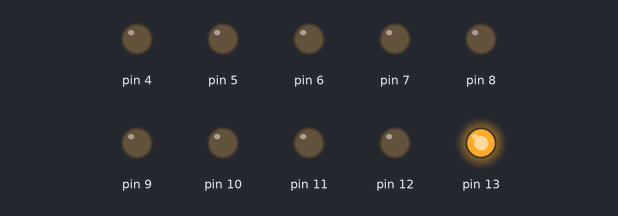
Recording of a sketch running on a simulated Arduino Uno, built with avr-gcc and run on an emulated ATmega328P. On the bench: output pins drawn as LEDs (lit = HIGH).

Above: at 0.1 s.
At 0.9 s:
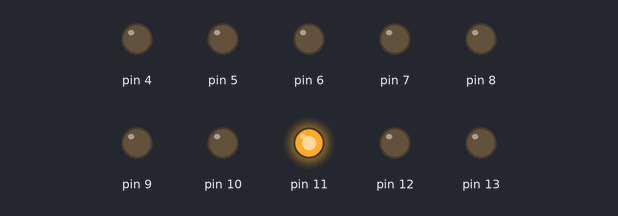
At 2.1 s:
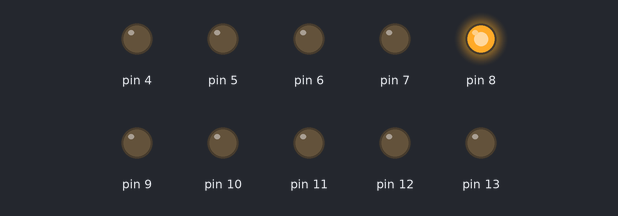
At 4.5 s:
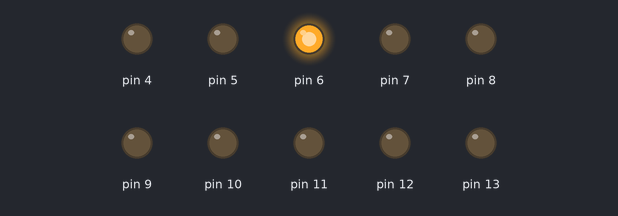
At 6.9 s:
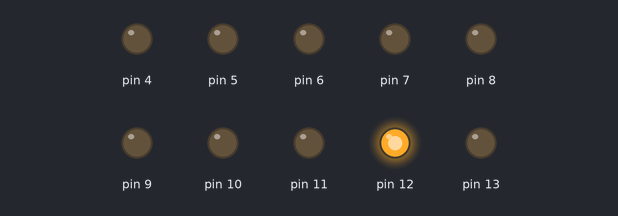
At 9.1 s:
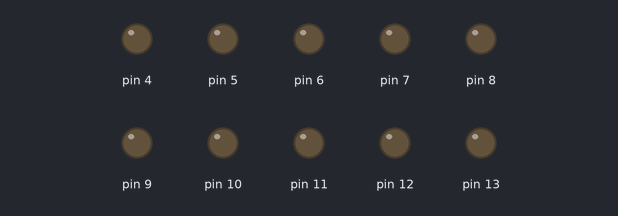
Timing chart, 0 to 9.4 s (numbered marks = the images above):
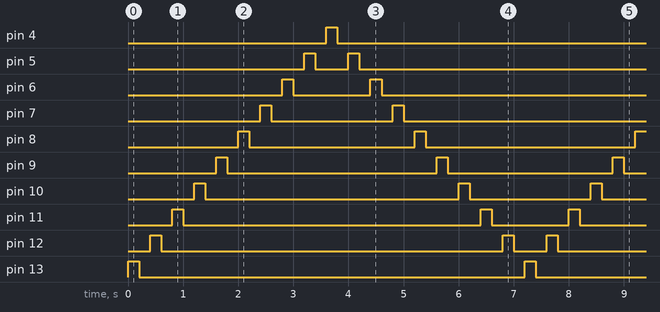

The sketch:

Blink.ino
```cpp
// the setup function runs once when you press reset or power the board
void setup() {
  // initialize digital pin LED_BUILTIN as an output.
  pinMode(13, OUTPUT);
  pinMode(12, OUTPUT);
  pinMode(11, OUTPUT);
  pinMode(10, OUTPUT);
  pinMode(9, OUTPUT);
  pinMode(8, OUTPUT);
  pinMode(7, OUTPUT);
  pinMode(6, OUTPUT);
  pinMode(5, OUTPUT);
  pinMode(4, OUTPUT);
}

// the loop function runs over and over again forever
void loop() {
  for(int j=13;j>4;j--){
    digitalWrite(j,HIGH);
    delay(200);
    digitalWrite(j,LOW);
    delay(200);
  }
  for(int j=4;j<13;j++){
    digitalWrite(j,HIGH);
    delay(200);
    digitalWrite(j,LOW);
    delay(200);
  }
}
```

Measured:
- by itself, pin 4, pin 13: alternates HIGH for 0.20 s and LOW for 7.0 s
- by itself, pin 5: repeats every 7.2 s: LOW 0.60 s, HIGH 0.20 s, LOW 6.2 s, HIGH 0.20 s
- by itself, pin 6: repeats every 7.2 s: LOW 1.4 s, HIGH 0.20 s, LOW 5.4 s, HIGH 0.20 s
- by itself, pin 7: repeats every 7.2 s: LOW 2.2 s, HIGH 0.20 s, LOW 4.6 s, HIGH 0.20 s
- by itself, pin 8: repeats every 7.2 s: LOW 3.0 s, HIGH 0.20 s, LOW 3.8 s, HIGH 0.20 s
- by itself, pin 9: repeats every 7.2 s: LOW 3.8 s, HIGH 0.20 s, LOW 3.0 s, HIGH 0.20 s
- by itself, pin 10: repeats every 7.2 s: LOW 4.6 s, HIGH 0.20 s, LOW 2.2 s, HIGH 0.20 s
- by itself, pin 11: repeats every 7.2 s: LOW 5.4 s, HIGH 0.20 s, LOW 1.4 s, HIGH 0.20 s
